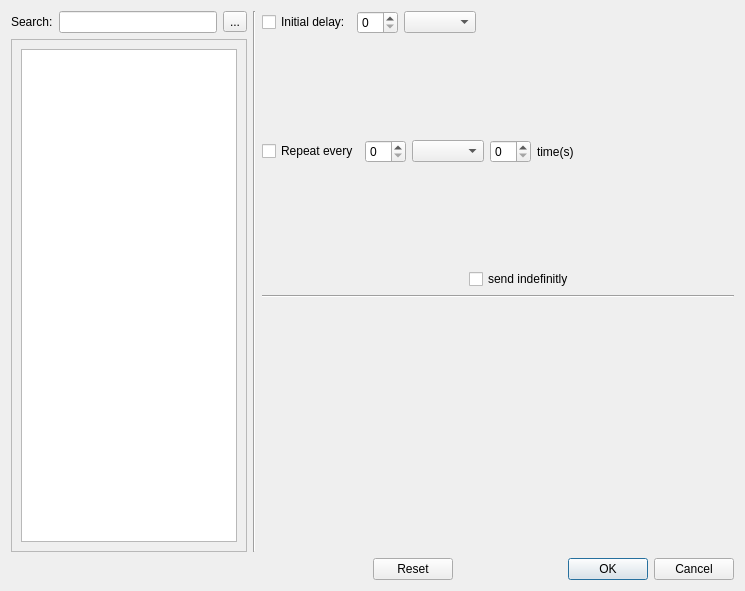
<?xml version="1.0" encoding="UTF-8"?>
<ui version="4.0">
 <class>MessageUpdateDialog</class>
 <widget class="QDialog" name="MessageUpdateDialog">
  <property name="geometry">
   <rect>
    <x>0</x>
    <y>0</y>
    <width>745</width>
    <height>591</height>
   </rect>
  </property>
  <property name="windowTitle">
   <string>Message Update Dialog</string>
  </property>
  <layout class="QVBoxLayout" name="verticalLayout_5" stretch="0,0">
   <item>
    <layout class="QHBoxLayout" name="horizontalLayout_9" stretch="1,0,2">
     <item>
      <layout class="QVBoxLayout" name="verticalLayout_4">
       <item>
        <layout class="QHBoxLayout" name="horizontalLayout_2">
         <item>
          <widget class="QLabel" name="m_searchLabel">
           <property name="text">
            <string>Search:</string>
           </property>
          </widget>
         </item>
         <item>
          <widget class="QLineEdit" name="m_searchLineEdit"/>
         </item>
         <item>
          <widget class="QToolButton" name="m_clearSearchToolButton">
           <property name="toolTip">
            <string>Search</string>
           </property>
           <property name="text">
            <string>...</string>
           </property>
           <property name="icon">
            <iconset resource="../ui.qrc">
             <normaloff>:/image/clear.png</normaloff>:/image/clear.png</iconset>
           </property>
          </widget>
         </item>
        </layout>
       </item>
       <item>
        <widget class="QScrollArea" name="m_msgListScrollArea">
         <property name="widgetResizable">
          <bool>true</bool>
         </property>
         <widget class="QWidget" name="scrollAreaWidgetContents">
          <property name="geometry">
           <rect>
            <x>0</x>
            <y>0</y>
            <width>233</width>
            <height>497</height>
           </rect>
          </property>
          <layout class="QVBoxLayout" name="verticalLayout">
           <item>
            <widget class="QListWidget" name="m_msgListWidget"/>
           </item>
          </layout>
         </widget>
        </widget>
       </item>
      </layout>
     </item>
     <item>
      <widget class="Line" name="line">
       <property name="orientation">
        <enum>Qt::Vertical</enum>
       </property>
      </widget>
     </item>
     <item>
      <layout class="QVBoxLayout" name="verticalLayout_3">
       <item>
        <layout class="QHBoxLayout" name="horizontalLayout_8">
         <item>
          <widget class="QCheckBox" name="m_delayCheckBox">
           <property name="text">
            <string>Initial delay:</string>
           </property>
          </widget>
         </item>
         <item>
          <widget class="QSpinBox" name="m_delaySpinBox"/>
         </item>
         <item>
          <widget class="QComboBox" name="m_delayUnitsComboBox"/>
         </item>
         <item>
          <spacer name="horizontalSpacer_3">
           <property name="orientation">
            <enum>Qt::Horizontal</enum>
           </property>
           <property name="sizeHint" stdset="0">
            <size>
             <width>40</width>
             <height>20</height>
            </size>
           </property>
          </spacer>
         </item>
        </layout>
       </item>
       <item>
        <layout class="QHBoxLayout" name="horizontalLayout_7">
         <item>
          <layout class="QVBoxLayout" name="verticalLayout_2">
           <item>
            <layout class="QHBoxLayout" name="horizontalLayout_6">
             <item>
              <layout class="QHBoxLayout" name="horizontalLayout_5">
               <item>
                <widget class="QCheckBox" name="m_repeatCheckBox">
                 <property name="text">
                  <string>Repeat every</string>
                 </property>
                </widget>
               </item>
               <item>
                <widget class="QSpinBox" name="m_repeatSpinBox"/>
               </item>
               <item>
                <widget class="QComboBox" name="m_repeatUnitsComboBox"/>
               </item>
              </layout>
             </item>
             <item>
              <layout class="QHBoxLayout" name="horizontalLayout_3">
               <item>
                <widget class="QSpinBox" name="m_repeatCountSpinBox"/>
               </item>
               <item>
                <widget class="QLabel" name="m_timesLabel">
                 <property name="text">
                  <string>time(s)</string>
                 </property>
                </widget>
               </item>
              </layout>
             </item>
            </layout>
           </item>
           <item>
            <layout class="QHBoxLayout" name="horizontalLayout_4">
             <item>
              <spacer name="horizontalSpacer_4">
               <property name="orientation">
                <enum>Qt::Horizontal</enum>
               </property>
               <property name="sizeHint" stdset="0">
                <size>
                 <width>40</width>
                 <height>20</height>
                </size>
               </property>
              </spacer>
             </item>
             <item>
              <widget class="QCheckBox" name="m_indefinitelyCheckBox">
               <property name="text">
                <string>send indefinitly</string>
               </property>
              </widget>
             </item>
            </layout>
           </item>
          </layout>
         </item>
         <item>
          <spacer name="horizontalSpacer_2">
           <property name="orientation">
            <enum>Qt::Horizontal</enum>
           </property>
           <property name="sizeHint" stdset="0">
            <size>
             <width>40</width>
             <height>20</height>
            </size>
           </property>
          </spacer>
         </item>
        </layout>
       </item>
       <item>
        <widget class="Line" name="line_2">
         <property name="orientation">
          <enum>Qt::Horizontal</enum>
         </property>
        </widget>
       </item>
       <item>
        <widget class="QWidget" name="m_msgDetailsWidget" native="true"/>
       </item>
      </layout>
     </item>
    </layout>
   </item>
   <item>
    <layout class="QHBoxLayout" name="horizontalLayout">
     <item>
      <spacer name="horizontalSpacer">
       <property name="orientation">
        <enum>Qt::Horizontal</enum>
       </property>
       <property name="sizeHint" stdset="0">
        <size>
         <width>40</width>
         <height>20</height>
        </size>
       </property>
      </spacer>
     </item>
     <item>
      <widget class="QDialogButtonBox" name="m_buttonBox">
       <property name="orientation">
        <enum>Qt::Horizontal</enum>
       </property>
       <property name="standardButtons">
        <set>QDialogButtonBox::Cancel|QDialogButtonBox::Ok|QDialogButtonBox::Reset</set>
       </property>
      </widget>
     </item>
    </layout>
   </item>
  </layout>
 </widget>
 <resources>
  <include location="../ui.qrc"/>
 </resources>
 <connections>
  <connection>
   <sender>m_buttonBox</sender>
   <signal>accepted()</signal>
   <receiver>MessageUpdateDialog</receiver>
   <slot>accept()</slot>
   <hints>
    <hint type="sourcelabel">
     <x>248</x>
     <y>254</y>
    </hint>
    <hint type="destinationlabel">
     <x>157</x>
     <y>274</y>
    </hint>
   </hints>
  </connection>
  <connection>
   <sender>m_buttonBox</sender>
   <signal>rejected()</signal>
   <receiver>MessageUpdateDialog</receiver>
   <slot>reject()</slot>
   <hints>
    <hint type="sourcelabel">
     <x>316</x>
     <y>260</y>
    </hint>
    <hint type="destinationlabel">
     <x>286</x>
     <y>274</y>
    </hint>
   </hints>
  </connection>
 </connections>
</ui>
